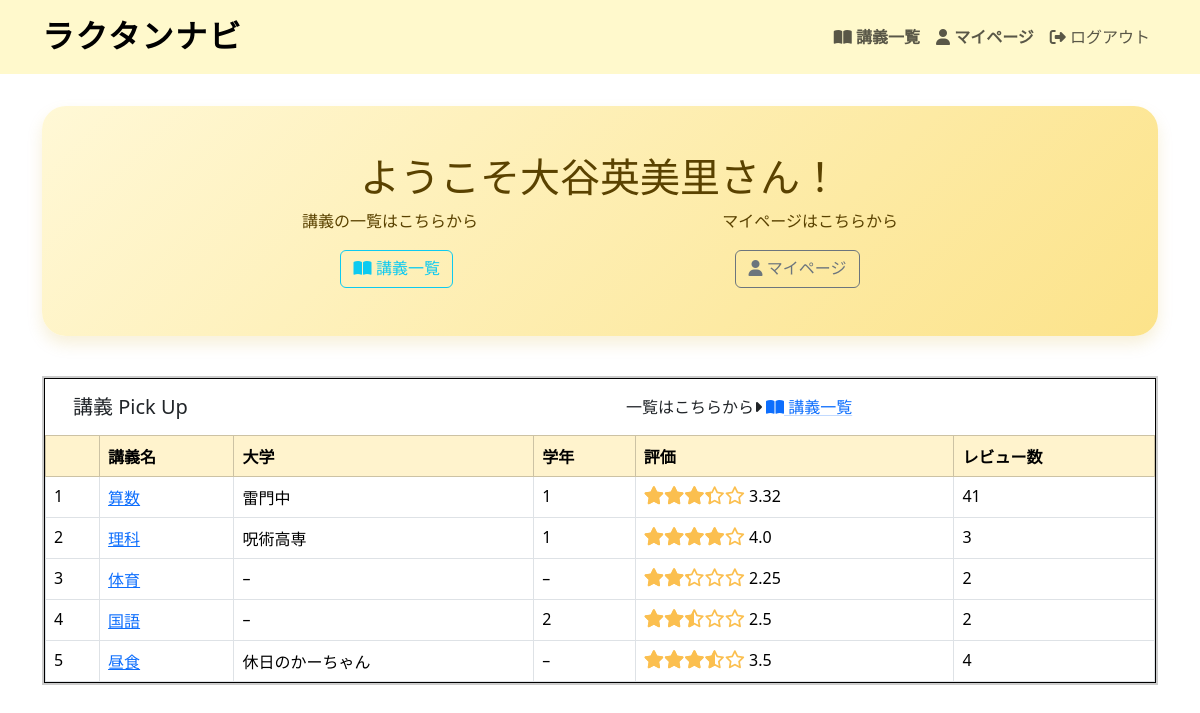
The page / (signed in) on the database its author committed.
### helloworld/models.py (models this page shows, shortened)
class User(AbstractUser):
    university = models.CharField(max_length=128, null=True, blank=True)
    school_year = models.PositiveIntegerField(null=True, blank=True)
    is_manager = models.BooleanField(default=False)

class Lecture(models.Model):
    name = models.CharField(max_length=128)
    body = models.TextField(null=True, blank=True)
    university = models.CharField(max_length=128, null=True, blank=True)
    school_year = models.IntegerField(null=True, blank=True)
    average_score = models.FloatField(null=True, blank=True)
    reviews_count = models.IntegerField(default=0, blank=True)

### helloworld/views.py (the view)
# urls.py: path('', top, name='top'),
def top(request):
    normal_lectures = Lecture.objects.all()[:5]
    score_lectures = Lecture.objects.order_by('-average_score')[:5]
    review_lectures = Lecture.objects.order_by('-reviews_count')[:5]
    favorites_lectures = Lecture.objects.annotate(favorite_count=Count('favorite')).order_by('-favorite_count')[:5]
    manager_exists = User.objects.filter(is_manager=True).exists()
    context = {
        'normal_lectures': normal_lectures,
        'score_lectures': score_lectures,
        'review_lectures': review_lectures,
        'favorites_lectures': favorites_lectures,
        'manager_exists': manager_exists,
    }
    return render(request, 'snippets/top.html', context)

### helloworld/templatetags/star_filters.py (called while the page is built)
@register.filter
def rating_to_percent(value):
    try:
        return float(value) / 5 * 100
    except (ValueError, TypeError):
        return 0

### helloworld/templates/snippets/top.html (shortened to what this page needs)
{% extends 'base.html' %}
{% block main %}
<div class="welcome">
    {% if user.is_authenticated %}
        <h1 class="title">ようこそ{{ user.username }}さん！</h1>
        <div class="d-flex justify-content-evenly w-100 mt-2">
            <p>講義の一覧はこちらから</p>
            <p>マイページはこちらから</p>
        </div>
        <div class="d-flex justify-content-evenly w-100">
            <a class="btn btn-outline-info" href="{% url 'lectures_index' %}"><i class="fa-solid fa-book-open"></i> 講義一覧</a>
            <a class="btn btn-outline-secondary" href="{% url 'users_show' request.user.id %}"><i class="fa-solid fa-user"></i> マイページ</a>
        </div>
    {% endif %}
</div>
<div id="carousel-container">
    <div class="carousel-track">
        <div class="item">
            <div class="row mt-3 ms-3">
                <div class="col-7 col-md-6"><h5>講義 Pick Up</h5></div>
                <div class="col-5 col-md-6 d-flex">
                    <p class="d-none d-md-inline me-1">一覧はこちらから<i class="fa-solid fa-caret-right"></i></p>
                    <a class="link-primary link-offset-1 link-underline-opacity-25 link-underline-opacity-100-hover" href="{% url 'lectures_index' %}"><i class="fa-solid fa-book-open"></i> 講義一覧</a>
                </div>
            </div>
            {% include '_scroll_template.html' with lectures=normal_lectures rank="" %}
        </div>
        <div class="item">
        </div>
    </div>
</div>
{% load static %}
{% endblock %}

### helloworld/templates/snippets/_scroll_template.html
<div class="table-responsive-sm">
<table class="table table-hover table-bordered mb-0">
    <thead class="table table-warning">
        <tr>
            <th class="text-nowrap"></th>
            <th class="text-nowrap">講義名</th>
            <th class="text-nowrap">大学</th>
            <th class="text-nowrap">学年</th>
            <th class="text-nowrap">評価</th>
            <th class="text-nowrap">レビュー数</th>
        </tr>
    </thead>
    <tbody>
        {% for lecture in lectures %}
        <tr>
            <td class="text-nowrap">{{ forloop.counter }}{{ rank }}</td>
            <td class="text-nowrap">
                <a href="{% url 'lectures_show' lecture.id %}">{{ lecture.name }}</a>
            </td>
            <td class="text-nowrap">{{ lecture.university|default:"–" }}</td>
            <td class="text-nowrap">{{ lecture.school_year|default:"–" }}</td>
            <td class="text-nowrap">
                {% load star_filters %}
                <div class="star-rating">
                  <div class="star-rating-fill" style="width: {{ lecture.average_score|rating_to_percent }}%;"></div>
                </div>
                {{ lecture.average_score|default:"" }}
            </td>
            <td class="text-nowrap">{{ lecture.reviews_count }}</td>
        </tr>
        {% endfor %}
    </tbody>
</table>
</div>

### helloworld/static/snippets/css/style.css (style rules this page uses)
.welcome { padding: 3rem 1rem; margin-bottom: 2rem; background:linear-gradient(135deg, #fff8d6, #fce38a); border-radius: 1.5rem; box-shadow: 0 0.5rem 1rem rgba(204, 153, 0, 0.15); color: #5a4200; text-align: center; position: relative; overflow: hidden; font-family: 'Zen Maru Gothic', 'M PLUS Rounded 1c', sans-serif; }
.star-rating { position: relative; display: inline-block; font-size: 18px; }
.star-rating::before { content: '\f005\f005\f005\f005\f005'; font-family: 'Font Awesome 5 Free'; font-weight: 400; color: #fbbf4f; }
.star-rating-fill { position: absolute; top: 0; left: 0; overflow: hidden; white-space: nowrap; color: #fbbf4f; }
.star-rating-fill::before { content: '\f005\f005\f005\f005\f005'; font-family: 'Font Awesome 5 Free'; font-weight: 900; }
#carousel-container { width: 100%; margin: 0 auto; overflow: hidden; position: relative; border: 2px solid #ccc; }
.carousel-track { display: flex; transition: transform 0.5s ease; }
.item { min-width: 100%; border: 1px solid #000; }

### rows shown on the page
User: username "大谷英美里"
Lecture: name "算数", university "雷門中", school_year "1", average_score "3.32", reviews_count "41"
Lecture: name "理科", university "呪術高専", school_year "1", average_score "4.0", reviews_count "3"
Lecture: name "体育", university "–", school_year "–", average_score "2.25", reviews_count "2"
Lecture: name "国語", university "–", school_year "2", average_score "2.5", reviews_count "2"
Lecture: name "昼食", university "休日のかーちゃん", school_year "–", average_score "3.5", reviews_count "4"
